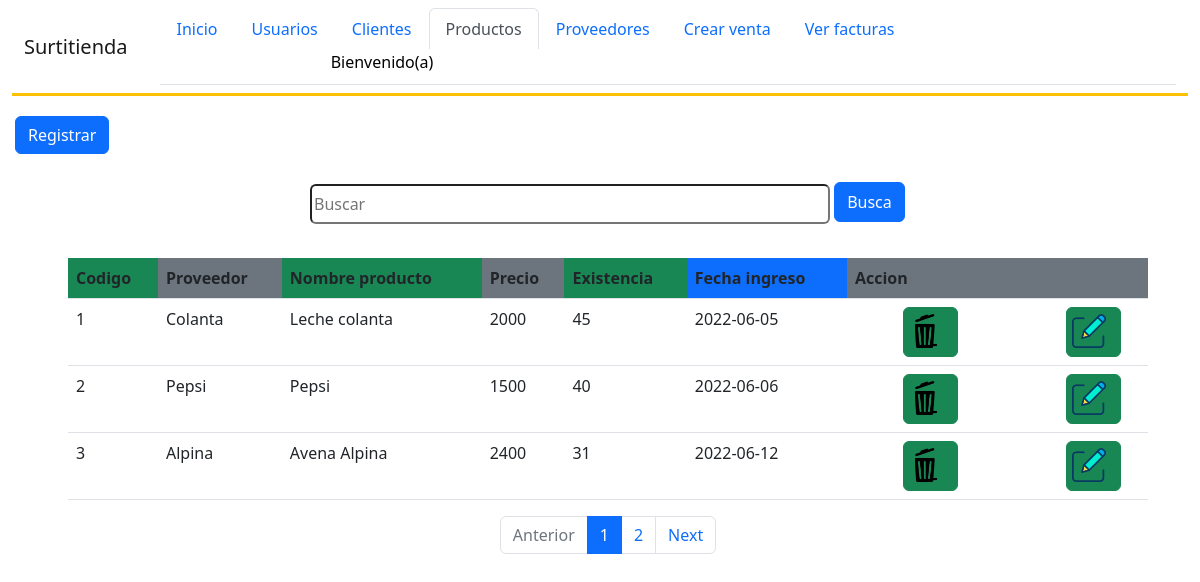
The page /administrador/productos/index.php?pagina=1 on the database its author committed.
### tables this page shows
CREATE TABLE `productos` (
  `cod_product` int(11) NOT NULL,
  `nit` int(11) DEFAULT NULL,
  `nombre_p` char(70) DEFAULT NULL,
  `precio` int(10) DEFAULT NULL,
  `cantidadp` int(8) DEFAULT NULL,
  `fecha_ingres` date DEFAULT current_timestamp()
);

CREATE TABLE `proveedor` (
  `nit` int(11) NOT NULL,
  `nombre` char(70) DEFAULT NULL,
  `telefono` bigint(10) DEFAULT NULL,
  `direccion` char(80) DEFAULT NULL
);

### administrador/productos/index.php (the view, shortened to what this page needs)
<?php
    include_once("../../conection/conexion.php");
    $nombre1=$_SESSION['nomb'];
    $apellido=$_SESSION['apel'];
    $sentencia1="SELECT * FROM productos,proveedor WHERE productos.nit=proveedor.nit";
    $resultado=$bd->prepare($sentencia1);
    $resultado->execute();
    $registros=3;
    $total=$resultado->rowCount();
   $paginas=$total/4;
   $paginas=ceil($paginas);
?>
<!DOCTYPE html>
<html lang="en">
<head>
    <link href="https://cdn.jsdelivr.net/npm/bootstrap@5.2.0-beta1/dist/css/bootstrap.min.css" rel="stylesheet">
    <link rel="stylesheet" href="../../css/productos.css">
</head>
<body>
<div class="container-fluid">
        <nav class="navbar navbar-expand-md navbar-light border-3 border-bottom border-warning">
        <?php
                    $iniciar=($_GET['pagina']-1)*$registros;
                    $sen="SELECT * FROM productos,proveedor WHERE productos.nit=proveedor.nit LIMIT :iniciar,:nregistros";
                    $fell=$bd->prepare($sen);
                    $fell->bindParam(":iniciar",$iniciar,PDO::PARAM_INT);
                    $fell->bindParam(":nregistros",$registros,PDO::PARAM_INT);
                    $fell->execute();
                    $camb=$fell->fetchAll();
                    ?>
            <div class="container-fluid">
                <a href="index.php" class="navbar-brand">Surtitienda</a>
                <div id="MenuNavegacion" class="collapse navbar-collapse">
                    <ul class="nav nav-tabs ms-3">
                        <li class="nav-item"><a class="nav-link" href="../index.php">Inicio</a></li>
                        <li class="nav-item"><a class="nav-link" href="../usuarios.php">Usuarios</a></li>
                        <li class="nav-item"><a class="nav-link" href="../clientes/index.php">Clientes</a></li>
                        <li class="nav-item"><a class="nav-link active" href="../productos/index.php">Productos</a></li>
                        <li class="nav-item"><a class="nav-link" href="../proveedores/prove.php">Proveedores</a></li>
                        <li class="nav-item"><a class="nav-link" href="../ventas/vent.php">Crear venta</a></li>
                        <li class="nav-item"><a class="nav-link" href="../facturas/factu.php">Ver facturas</a></li>
                        <div class="btn-group" role="group">
                            <button id="btnGroupDrop1" type="button" class="dropdown" data-bs-toggle="dropdown" aria-expanded="false">
                            <p id="p">Bienvenido(a) <?php echo $nombre1 ?>  <?php echo $apellido ?></p>
                            </button>
                        </div>
                    </ul>
                </div>
            </div>
        </nav>
    </div>
    <div id="nim">
            <a href="registrar.php"><button type="button" class="btn btn-primary">Registrar</button></a>
            </div>
    <form method="post" action="buscar1.php">
        <input class="buscar"  type="search" name="buscar"  id="" placeholder="Buscar"> <a href="#"><button id="but" class="btn btn-primary">Busca </button></a> <br> <br>
    <div id="tag">
        <center>
        <table  class="table">
    <tr>
        <th class="bg-success" scope="col">Codigo</th>
        <th class="bg-secondary" scope="col">Proveedor</th>
        <th class="bg-success" scope="col">Nombre producto</th>
        <th class="bg-secondary" scope="col">Precio</th>
        <th class="bg-success" scope="col">Existencia</th>
        <th class="bg-primary" scope="col">Fecha ingreso</th>
        <th class="bg-secondary" scope="col">Accion</th>
        <th class="bg-secondary" scope="col"></th>
    </tr>
    <?php
        foreach ($camb as $move) {
    ?>
    <tr>
        <td><?php echo $move->cod_product;?></td>
        <td><?php echo $move->nombre?></td>
        <td><?php echo $move->nombre_p?></td>
        <td><?php echo $move->precio?></td>
        <td><?php echo $move->cantidadp?></td>
        <td><?php echo $move->fecha_ingres?></td>
        <td><a id="q1" class="btn btn-success mx-5" href="eliminar2.php?id=<?php echo $move->cod_product?> & nomb=<?php echo $move->nombre_p?>"><img class="mi" src="../../img/bote1.png" alt=""></a></td>
    <td><a id="q2" class="btn btn-success" href="modificar2.php?id=<?php echo $move->cod_product?> & nomb=<?php echo $move->nombre_p?>"><img class="mi" src="../../img/modi2.png" alt=""></a></td>
    </tr>
    <?php
    }
    ?>
</div>
</form>
<nav aria-label="Page navigation example">
  <ul class="pagination justify-content-center">
    <li class="page-item <?php  echo $_GET['pagina']<=1? 'disabled' : '' ?> ">
        <a class="page-link" href="index.php?pagina=<?php echo $_GET['pagina']-1 ?>">Anterior</a>
    </li>
    <?php
        for($i=0; $i<$paginas; $i++):?>
            <li class="page-item <?php echo $_GET ['pagina']==$i+1? 'active': ''?>">
                <a class="page-link"
                href="index.php?pagina=<?php echo $i+1?>">
                <?php echo $i+1?></a>
            </li>
            <?php endfor?>
    <li class="page-item <?php  echo $_GET['pagina']>=$paginas? 'disabled' : '' ?> "><a class="page-link" href="index.php?pagina=<?php echo $_GET['pagina']+1 ?>">Next</a></li>
  </ul>
</nav>
</body>
</html>

### css/productos.css (style rules this page uses)
.mi { margin-left: -9px; margin-top: -2px; width: 38px; height: 38px; padding: 2px; }
.buscar { margin-top: 30px; margin-left: 310px; width: 520px; height: 40px; border-radius: 6px; }
#but { height: 40px; margin-top: -7px; }
#nim { margin-left: 15px; margin-top: 20px; width: 380px; }
#tag { width: 90%; margin-top: 10px; margin-left: 68px; }
#btnGroupDrop1 { border-radius: 5px; background-color: white; margin-left: 60px; border: 0px; color:black; width: 325px; height: 35px; }

### rows shown on the page
productos: cod_product "1", nit.nombre "Colanta", nombre_p "Leche colanta", precio "2000", cantidadp "45", fecha_ingres "2022-06-05"
productos: cod_product "2", nit.nombre "Pepsi", nombre_p "Pepsi", precio "1500", cantidadp "40", fecha_ingres "2022-06-06"
productos: cod_product "3", nit.nombre "Alpina", nombre_p "Avena Alpina", precio "2400", cantidadp "31", fecha_ingres "2022-06-12"
